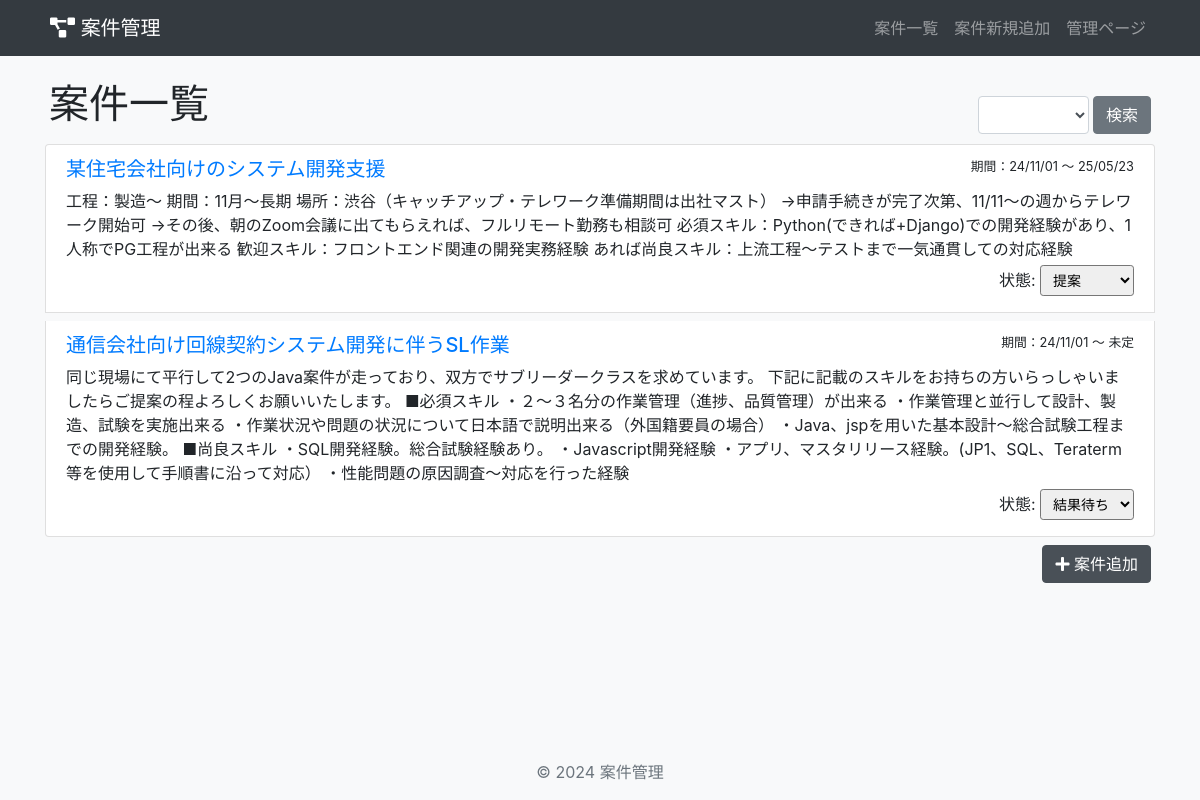
The page /project/ on the database as committed earlier.
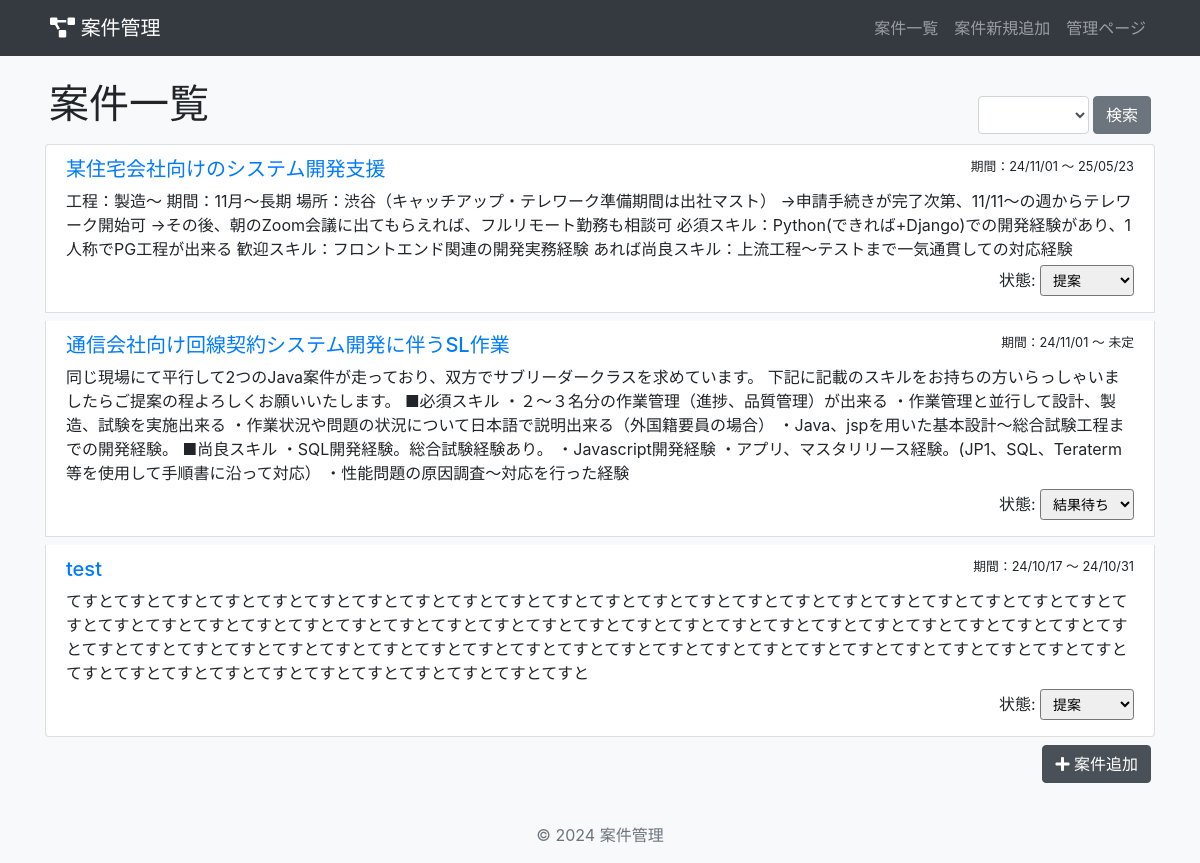
The same page on the database as committed later.
### projects/models.py (models this page shows, shortened)
class Project(models.Model):
    name = models.CharField(max_length=200)  # プロジェクト名
    description = models.TextField()  # プロジェクトの説明
    must_skill = models.CharField(max_length=200, null=True, blank=True)  # 必須スキル（オプション）
    better_skill = models.CharField(max_length=200, null=True, blank=True)  # 尚可スキル（オプション）
    start_date = models.DateField()  # プロジェクト開始日
    end_date = models.DateField(null=True, blank=True)  # プロジェクト終了日（オプション）
    work_time = models.CharField(max_length=200, null=True, blank=True)  # 勤務時間（オプション）
    address = models.CharField(max_length=200, null=True, blank=True)  # 勤務場所
    status = models.CharField(max_length=20, choices=[  # プロジェクトの状態
        ('proposal', '提案'),
        ('ongoing', '進行中'),
        ('interview', '面談'),
        ('waiting', '結果待ち'),
        ('join', '確定'),
    ], default='proposal')
    content_match = models.IntegerField(
        validators=[MinValueValidator(1), MaxValueValidator(5)],
        null=True,
        blank=True,
        verbose_name="業務内容合致度"
    )
    environment_match = models.IntegerField(
        validators=[MinValueValidator(1), MaxValueValidator(5)],
        null=True,
        blank=True,
        verbose_name="就業環境合致度"
    )
    @property
    def status_choices(self):
        return self._meta.get_field('status').choices

### projects/views.py (the view)
# urls.py: path('', views.ProjectListView.as_view(), name='project_list'),
class ProjectListView(ListView):
    model = Project
    template_name = 'projects/project_list.html'
    context_object_name = 'projects'
    def get_queryset(self):
        queryset = super().get_queryset()
        status = self.request.GET.get('status')
        if status:
            queryset = queryset.filter(status=status)
        return queryset
    def get_context_data(self, **kwargs):
        context = super().get_context_data(**kwargs)
        context['status_choices'] = Project._meta.get_field('status').choices
        context['selected_status'] = self.request.GET.get('status', '')
        return context

### projects/templates/projects/project_list.html (shortened to what this page needs)
{% extends 'base.html' %}
{% block content %}
  <div class="row px-1">
    <h1 class="col-6 mb-3">案件一覧</h1>
    <div class="col-6 mt-3">
      <form method="get" class="form-inline justify-content-end">
        <select name="status" class="form-control mr-1">
          <option value=""></option>
          {% for value, label in status_choices %}
            <option value="{{ value }}" {% if value == selected_status %}selected{% endif %}>{{ label }}</option>
          {% endfor %}
        </select>
        <button type="submit" class="btn btn-secondary">検索</button>
      </form>
    </div>
  </div>
  <div class="list-group">
    {% for project in projects %}
      <div class="list-group-item mb-2">
        <div class="d-flex w-100 justify-content-between">
          <h5 class="mb-2">
            <a href="{% url 'project_detail' project.pk %}">{{ project.name }}</a>
          </h5>
          <small>期間：{{ project.start_date|date:"y/m/d" }} ～ {% if project.end_date %}{{ project.end_date|date:"y/m/d" }}{% else %}未定{% endif %}</small>
        </div>
        <p class="mb-1">{{ project.description|truncatewords:20 }}</p>
        <form class="status-form float-right" data-project-id="{{ project.pk }}">
          <label for="status-{{ project.pk }}">状態:</label>
          <select id="status-{{ project.pk }}" name="status" class="form-control-sm">
            {% for value, label in project.status_choices %}
              <option value="{{ value }}" {% if value == project.status %}selected{% endif %}>{{ label }}</option>
            {% endfor %}
          </select>
        </form>
      </div>
    {% empty %}
      <div class="list-group-item">
        <p>案件がありません。</p>
      </div>
    {% endfor %}
  </div>
  <div class="float-right mr-1">
    <a href="{% url 'project_create' %}" class="btn btn-primary">
      <i class="fas fa-plus"></i> 案件追加
    </a>
  </div>
{% endblock %}

Rows that differ between the two databases and show on the page:
added Project: name "test", start_date "24/10/17", end_date "24/10/31", description "てすとてすとてすとてすとてすとてすとてすとてすとてすとてすとてすとてすとてすとてすとてすとてすとてすとてすとてすとてすとてすとてすとてすとてすとてすとてすとてすとてすとてすとてすとてすとてすとてすとてすとてすとてすとてすとてすとてすとてすとてすとてすとてすとてすとてすとてすとてすとてすとてすとてすとてすとてすとてすとてすとてすとてすとてすとてすとてすとてすとてすとてすとてすとてすとてすとてすとてすとてすとてすとてすとてすとてすとてすとてすとてすとてすとてすとてすと", status "提案"
